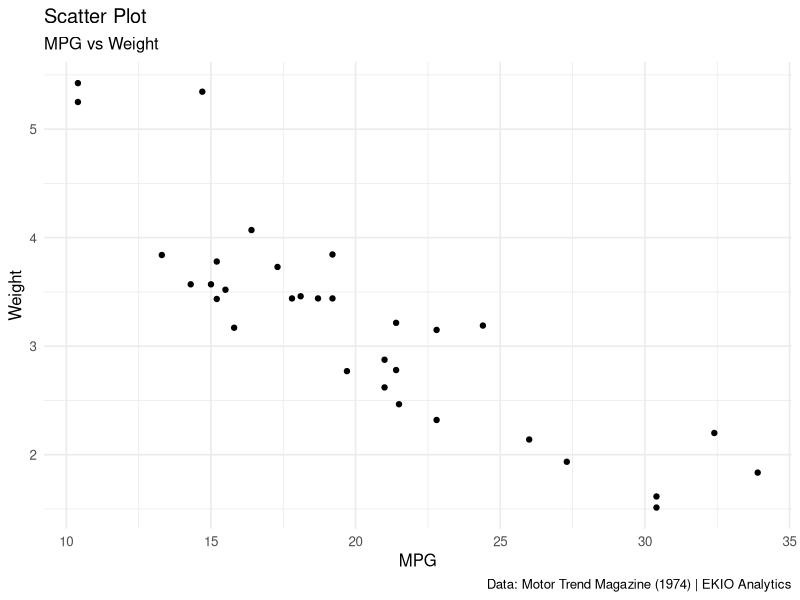
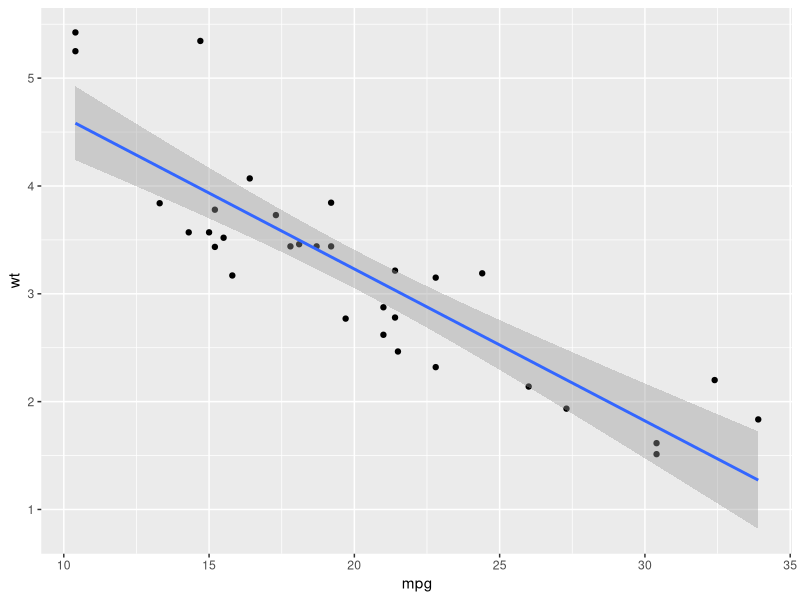

Generate these figures, in order, with R:
## ---- chunk 1
library(ggplot2)
## ---- chunk 2
ggplot(data = mtcars, aes(x = mpg, y = wt)) +
  geom_point() +
  labs(
    x = "MPG",
    y = "Weight",
    title = "Scatter Plot",
    subtitle = "MPG vs Weight",
    caption = "Data: Motor Trend Magazine (1974) | EKIO Analytics"
  ) +
  theme_minimal(base_size = 12)
## ---- chunk 3
ggplot(data = mtcars, aes(x = mpg, y = wt)) +
  geom_point() +
  geom_smooth(method = "lm")
